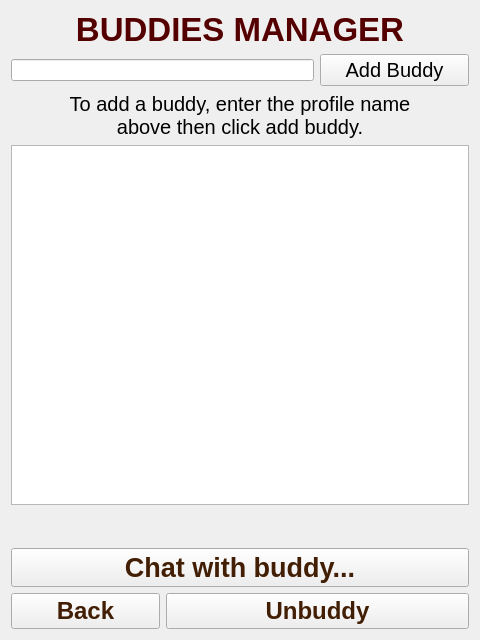
<?xml version="1.0" encoding="UTF-8"?>
<ui version="4.0">
 <class>Buddies</class>
 <widget class="QWidget" name="Buddies">
  <property name="geometry">
   <rect>
    <x>0</x>
    <y>0</y>
    <width>480</width>
    <height>640</height>
   </rect>
  </property>
  <property name="windowTitle">
   <string>Form</string>
  </property>
  <property name="styleSheet">
   <string notr="true">background-image: url(:/game/jackpots/jackpots/woodBG2.jpg);</string>
  </property>
  <layout class="QGridLayout" name="gridLayout">
   <item row="0" column="0" colspan="3">
    <widget class="QLabel" name="label">
     <property name="sizePolicy">
      <sizepolicy hsizetype="Preferred" vsizetype="Preferred">
       <horstretch>0</horstretch>
       <verstretch>0</verstretch>
      </sizepolicy>
     </property>
     <property name="font">
      <font>
       <pointsize>25</pointsize>
       <weight>75</weight>
       <bold>true</bold>
      </font>
     </property>
     <property name="styleSheet">
      <string notr="true">color: rgb(85, 0, 0);</string>
     </property>
     <property name="text">
      <string>BUDDIES MANAGER</string>
     </property>
     <property name="alignment">
      <set>Qt::AlignCenter</set>
     </property>
    </widget>
   </item>
   <item row="1" column="2">
    <widget class="QPushButton" name="addBuddy">
     <property name="font">
      <font>
       <pointsize>15</pointsize>
      </font>
     </property>
     <property name="text">
      <string>Add Buddy</string>
     </property>
    </widget>
   </item>
   <item row="2" column="0" colspan="3">
    <widget class="QLabel" name="response_2">
     <property name="font">
      <font>
       <pointsize>15</pointsize>
      </font>
     </property>
     <property name="text">
      <string>To add a buddy, enter the profile name 
above then click add buddy.</string>
     </property>
     <property name="alignment">
      <set>Qt::AlignCenter</set>
     </property>
    </widget>
   </item>
   <item row="4" column="0" colspan="3">
    <widget class="QLabel" name="response">
     <property name="sizePolicy">
      <sizepolicy hsizetype="Minimum" vsizetype="Minimum">
       <horstretch>0</horstretch>
       <verstretch>0</verstretch>
      </sizepolicy>
     </property>
     <property name="font">
      <font>
       <pointsize>20</pointsize>
      </font>
     </property>
     <property name="text">
      <string/>
     </property>
     <property name="alignment">
      <set>Qt::AlignCenter</set>
     </property>
    </widget>
   </item>
   <item row="6" column="0">
    <widget class="QPushButton" name="backB">
     <property name="font">
      <font>
       <pointsize>18</pointsize>
       <weight>75</weight>
       <bold>true</bold>
      </font>
     </property>
     <property name="styleSheet">
      <string notr="true">color: rgb(66, 30, 4);</string>
     </property>
     <property name="text">
      <string>Back</string>
     </property>
     <property name="icon">
      <iconset resource="resources.qrc">
       <normaloff>:/buttons/icons/icons/back.png</normaloff>:/buttons/icons/icons/back.png</iconset>
     </property>
     <property name="iconSize">
      <size>
       <width>40</width>
       <height>40</height>
      </size>
     </property>
    </widget>
   </item>
   <item row="3" column="0" colspan="3">
    <widget class="QListWidget" name="buddyList">
     <property name="sizePolicy">
      <sizepolicy hsizetype="Ignored" vsizetype="MinimumExpanding">
       <horstretch>0</horstretch>
       <verstretch>0</verstretch>
      </sizepolicy>
     </property>
     <property name="font">
      <font>
       <pointsize>15</pointsize>
      </font>
     </property>
     <property name="styleSheet">
      <string notr="true">color: rgb(66, 30, 4);</string>
     </property>
    </widget>
   </item>
   <item row="1" column="0" colspan="2">
    <widget class="QLineEdit" name="buddyName"/>
   </item>
   <item row="5" column="0" colspan="3">
    <widget class="QPushButton" name="chat">
     <property name="font">
      <font>
       <pointsize>20</pointsize>
       <weight>75</weight>
       <bold>true</bold>
      </font>
     </property>
     <property name="styleSheet">
      <string notr="true">color: rgb(66, 30, 4);</string>
     </property>
     <property name="text">
      <string>Chat with buddy...</string>
     </property>
     <property name="icon">
      <iconset resource="resources.qrc">
       <normaloff>:/buttons/icons/icons/chat.png</normaloff>:/buttons/icons/icons/chat.png</iconset>
     </property>
     <property name="iconSize">
      <size>
       <width>50</width>
       <height>50</height>
      </size>
     </property>
    </widget>
   </item>
   <item row="6" column="1" colspan="2">
    <widget class="QPushButton" name="unbuddy">
     <property name="font">
      <font>
       <pointsize>18</pointsize>
       <weight>75</weight>
       <bold>true</bold>
      </font>
     </property>
     <property name="styleSheet">
      <string notr="true">color: rgb(66, 30, 4);</string>
     </property>
     <property name="text">
      <string>Unbuddy</string>
     </property>
     <property name="icon">
      <iconset resource="resources.qrc">
       <normaloff>:/buttons/icons/icons/delete.png</normaloff>:/buttons/icons/icons/delete.png</iconset>
     </property>
     <property name="iconSize">
      <size>
       <width>40</width>
       <height>40</height>
      </size>
     </property>
    </widget>
   </item>
  </layout>
 </widget>
 <resources>
  <include location="resources.qrc"/>
 </resources>
 <connections/>
</ui>
